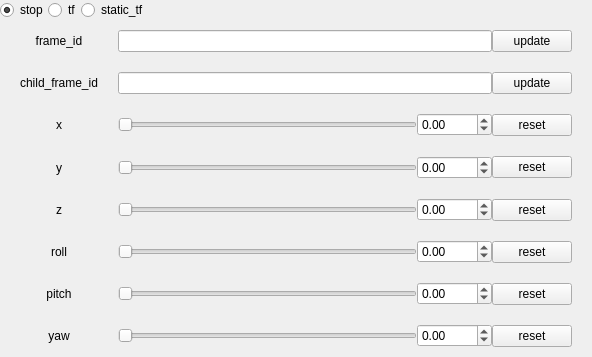
<?xml version="1.0" encoding="UTF-8"?>
<ui version="4.0">
 <class>TFBroadcasterWidget</class>
 <widget class="QWidget" name="TFBroadcasterWidget">
  <property name="geometry">
   <rect>
    <x>0</x>
    <y>0</y>
    <width>592</width>
    <height>357</height>
   </rect>
  </property>
  <property name="sizePolicy">
   <sizepolicy hsizetype="Expanding" vsizetype="Expanding">
    <horstretch>0</horstretch>
    <verstretch>0</verstretch>
   </sizepolicy>
  </property>
  <property name="acceptDrops">
   <bool>true</bool>
  </property>
  <property name="windowTitle">
   <string>TFBroadcaster</string>
  </property>
  <layout class="QVBoxLayout" name="verticalLayout">
   <property name="spacing">
    <number>0</number>
   </property>
   <property name="leftMargin">
    <number>0</number>
   </property>
   <property name="topMargin">
    <number>0</number>
   </property>
   <property name="rightMargin">
    <number>0</number>
   </property>
   <property name="bottomMargin">
    <number>0</number>
   </property>
   <item>
    <layout class="QVBoxLayout" name="verticalLayout_2">
     <item>
      <layout class="QHBoxLayout" name="horizontalLayout_6">
       <item>
        <widget class="QRadioButton" name="qt_stop_radiobtn">
         <property name="text">
          <string>stop</string>
         </property>
         <property name="checked">
          <bool>true</bool>
         </property>
        </widget>
       </item>
       <item>
        <widget class="QRadioButton" name="qt_tf_radiobtn">
         <property name="text">
          <string>tf</string>
         </property>
        </widget>
       </item>
       <item>
        <widget class="QRadioButton" name="qt_static_tf_radiobtn">
         <property name="text">
          <string>static_tf</string>
         </property>
        </widget>
       </item>
       <item>
        <spacer name="horizontalSpacer">
         <property name="orientation">
          <enum>Qt::Horizontal</enum>
         </property>
         <property name="sizeHint" stdset="0">
          <size>
           <width>40</width>
           <height>20</height>
          </size>
         </property>
        </spacer>
       </item>
      </layout>
     </item>
     <item>
      <layout class="QHBoxLayout" name="horizontalLayout">
       <item>
        <spacer name="verticalSpacer_2">
         <property name="orientation">
          <enum>Qt::Vertical</enum>
         </property>
         <property name="sizeHint" stdset="0">
          <size>
           <width>20</width>
           <height>40</height>
          </size>
         </property>
        </spacer>
       </item>
       <item>
        <layout class="QGridLayout" name="gridLayout">
         <item row="4" column="1">
          <spacer name="verticalSpacer_9">
           <property name="orientation">
            <enum>Qt::Vertical</enum>
           </property>
           <property name="sizeHint" stdset="0">
            <size>
             <width>20</width>
             <height>40</height>
            </size>
           </property>
          </spacer>
         </item>
         <item row="8" column="0">
          <widget class="QLabel" name="label_2">
           <property name="text">
            <string>yaw</string>
           </property>
           <property name="alignment">
            <set>Qt::AlignCenter</set>
           </property>
          </widget>
         </item>
         <item row="0" column="0">
          <widget class="QLabel" name="label">
           <property name="text">
            <string>frame_id</string>
           </property>
           <property name="alignment">
            <set>Qt::AlignCenter</set>
           </property>
          </widget>
         </item>
         <item row="6" column="0">
          <widget class="QLabel" name="label_4">
           <property name="text">
            <string>roll</string>
           </property>
           <property name="alignment">
            <set>Qt::AlignCenter</set>
           </property>
          </widget>
         </item>
         <item row="7" column="0">
          <widget class="QLabel" name="label_5">
           <property name="text">
            <string>pitch</string>
           </property>
           <property name="alignment">
            <set>Qt::AlignCenter</set>
           </property>
          </widget>
         </item>
         <item row="8" column="2">
          <layout class="QHBoxLayout" name="horizontalLayout_4">
           <item>
            <widget class="QSlider" name="qt_yaw_slider">
             <property name="singleStep">
              <number>1</number>
             </property>
             <property name="pageStep">
              <number>1</number>
             </property>
             <property name="orientation">
              <enum>Qt::Horizontal</enum>
             </property>
            </widget>
           </item>
           <item>
            <widget class="QDoubleSpinBox" name="qt_yaw_spinbox">
             <property name="minimum">
              <double>-1000.000000000000000</double>
             </property>
             <property name="maximum">
              <double>1000.000000000000000</double>
             </property>
             <property name="singleStep">
              <double>0.100000000000000</double>
             </property>
            </widget>
           </item>
           <item>
            <widget class="QPushButton" name="qt_yaw_btn">
             <property name="text">
              <string>reset</string>
             </property>
            </widget>
           </item>
          </layout>
         </item>
         <item row="6" column="2">
          <layout class="QHBoxLayout" name="horizontalLayout_2">
           <item>
            <widget class="QSlider" name="qt_roll_slider">
             <property name="pageStep">
              <number>1</number>
             </property>
             <property name="orientation">
              <enum>Qt::Horizontal</enum>
             </property>
            </widget>
           </item>
           <item>
            <widget class="QDoubleSpinBox" name="qt_roll_spinbox">
             <property name="minimum">
              <double>-1000.000000000000000</double>
             </property>
             <property name="maximum">
              <double>1000.000000000000000</double>
             </property>
             <property name="singleStep">
              <double>0.100000000000000</double>
             </property>
            </widget>
           </item>
           <item>
            <widget class="QPushButton" name="qt_roll_btn">
             <property name="text">
              <string>reset</string>
             </property>
            </widget>
           </item>
          </layout>
         </item>
         <item row="7" column="2">
          <layout class="QHBoxLayout" name="horizontalLayout_3">
           <item>
            <widget class="QSlider" name="qt_pitch_slider">
             <property name="pageStep">
              <number>1</number>
             </property>
             <property name="orientation">
              <enum>Qt::Horizontal</enum>
             </property>
            </widget>
           </item>
           <item>
            <widget class="QDoubleSpinBox" name="qt_pitch_spinbox">
             <property name="minimum">
              <double>-1000.000000000000000</double>
             </property>
             <property name="maximum">
              <double>1000.000000000000000</double>
             </property>
             <property name="singleStep">
              <double>0.100000000000000</double>
             </property>
            </widget>
           </item>
           <item>
            <widget class="QPushButton" name="qt_pitch_btn">
             <property name="text">
              <string>reset</string>
             </property>
            </widget>
           </item>
          </layout>
         </item>
         <item row="2" column="0">
          <widget class="QLabel" name="label_3">
           <property name="text">
            <string>child_frame_id</string>
           </property>
           <property name="alignment">
            <set>Qt::AlignCenter</set>
           </property>
          </widget>
         </item>
         <item row="2" column="1">
          <spacer name="verticalSpacer_3">
           <property name="orientation">
            <enum>Qt::Vertical</enum>
           </property>
           <property name="sizeHint" stdset="0">
            <size>
             <width>20</width>
             <height>40</height>
            </size>
           </property>
          </spacer>
         </item>
         <item row="0" column="1">
          <spacer name="verticalSpacer_4">
           <property name="orientation">
            <enum>Qt::Vertical</enum>
           </property>
           <property name="sizeHint" stdset="0">
            <size>
             <width>20</width>
             <height>40</height>
            </size>
           </property>
          </spacer>
         </item>
         <item row="6" column="1">
          <spacer name="verticalSpacer_5">
           <property name="orientation">
            <enum>Qt::Vertical</enum>
           </property>
           <property name="sizeHint" stdset="0">
            <size>
             <width>20</width>
             <height>40</height>
            </size>
           </property>
          </spacer>
         </item>
         <item row="7" column="1">
          <spacer name="verticalSpacer_6">
           <property name="orientation">
            <enum>Qt::Vertical</enum>
           </property>
           <property name="sizeHint" stdset="0">
            <size>
             <width>20</width>
             <height>40</height>
            </size>
           </property>
          </spacer>
         </item>
         <item row="8" column="1">
          <spacer name="verticalSpacer_7">
           <property name="orientation">
            <enum>Qt::Vertical</enum>
           </property>
           <property name="sizeHint" stdset="0">
            <size>
             <width>20</width>
             <height>40</height>
            </size>
           </property>
          </spacer>
         </item>
         <item row="0" column="2">
          <layout class="QHBoxLayout" name="horizontalLayout_7">
           <item>
            <widget class="QLineEdit" name="qt_frame_id_lineedit"/>
           </item>
           <item>
            <widget class="QPushButton" name="qt_frame_id_update_btn">
             <property name="text">
              <string>update</string>
             </property>
            </widget>
           </item>
          </layout>
         </item>
         <item row="2" column="2">
          <layout class="QHBoxLayout" name="horizontalLayout_8">
           <item>
            <widget class="QLineEdit" name="qt_child_frame_id_lineedit"/>
           </item>
           <item>
            <widget class="QPushButton" name="qt_child_frame_id_update_btn">
             <property name="text">
              <string>update</string>
             </property>
            </widget>
           </item>
          </layout>
         </item>
         <item row="4" column="2">
          <layout class="QHBoxLayout" name="horizontalLayout_9">
           <item>
            <widget class="QSlider" name="qt_y_slider">
             <property name="orientation">
              <enum>Qt::Horizontal</enum>
             </property>
            </widget>
           </item>
           <item>
            <widget class="QDoubleSpinBox" name="qt_y_spinbox">
             <property name="minimum">
              <double>-1000.000000000000000</double>
             </property>
             <property name="maximum">
              <double>1000.000000000000000</double>
             </property>
             <property name="singleStep">
              <double>0.001000000000000</double>
             </property>
            </widget>
           </item>
           <item>
            <widget class="QPushButton" name="qt_y_btn">
             <property name="text">
              <string>reset</string>
             </property>
            </widget>
           </item>
          </layout>
         </item>
         <item row="5" column="0">
          <widget class="QLabel" name="label_8">
           <property name="text">
            <string>z</string>
           </property>
           <property name="alignment">
            <set>Qt::AlignCenter</set>
           </property>
          </widget>
         </item>
         <item row="3" column="1">
          <spacer name="verticalSpacer_8">
           <property name="orientation">
            <enum>Qt::Vertical</enum>
           </property>
           <property name="sizeHint" stdset="0">
            <size>
             <width>20</width>
             <height>40</height>
            </size>
           </property>
          </spacer>
         </item>
         <item row="3" column="2">
          <layout class="QHBoxLayout" name="horizontalLayout_5">
           <item>
            <widget class="QSlider" name="qt_x_slider">
             <property name="orientation">
              <enum>Qt::Horizontal</enum>
             </property>
            </widget>
           </item>
           <item>
            <widget class="QDoubleSpinBox" name="qt_x_spinbox">
             <property name="minimum">
              <double>-1000.000000000000000</double>
             </property>
             <property name="maximum">
              <double>1000.000000000000000</double>
             </property>
             <property name="singleStep">
              <double>0.001000000000000</double>
             </property>
            </widget>
           </item>
           <item>
            <widget class="QPushButton" name="qt_x_btn">
             <property name="text">
              <string>reset</string>
             </property>
            </widget>
           </item>
          </layout>
         </item>
         <item row="5" column="1">
          <spacer name="verticalSpacer_10">
           <property name="orientation">
            <enum>Qt::Vertical</enum>
           </property>
           <property name="sizeHint" stdset="0">
            <size>
             <width>20</width>
             <height>40</height>
            </size>
           </property>
          </spacer>
         </item>
         <item row="4" column="0">
          <widget class="QLabel" name="label_7">
           <property name="text">
            <string>y</string>
           </property>
           <property name="alignment">
            <set>Qt::AlignCenter</set>
           </property>
          </widget>
         </item>
         <item row="3" column="0">
          <widget class="QLabel" name="label_6">
           <property name="text">
            <string>x</string>
           </property>
           <property name="alignment">
            <set>Qt::AlignCenter</set>
           </property>
          </widget>
         </item>
         <item row="5" column="2">
          <layout class="QHBoxLayout" name="horizontalLayout_10">
           <item>
            <widget class="QSlider" name="qt_z_slider">
             <property name="orientation">
              <enum>Qt::Horizontal</enum>
             </property>
            </widget>
           </item>
           <item>
            <widget class="QDoubleSpinBox" name="qt_z_spinbox">
             <property name="minimum">
              <double>-1000.000000000000000</double>
             </property>
             <property name="maximum">
              <double>1000.000000000000000</double>
             </property>
             <property name="singleStep">
              <double>0.001000000000000</double>
             </property>
            </widget>
           </item>
           <item>
            <widget class="QPushButton" name="qt_z_btn">
             <property name="text">
              <string>reset</string>
             </property>
            </widget>
           </item>
          </layout>
         </item>
        </layout>
       </item>
       <item>
        <spacer name="verticalSpacer">
         <property name="orientation">
          <enum>Qt::Vertical</enum>
         </property>
         <property name="sizeHint" stdset="0">
          <size>
           <width>20</width>
           <height>40</height>
          </size>
         </property>
        </spacer>
       </item>
      </layout>
     </item>
    </layout>
   </item>
  </layout>
 </widget>
 <resources/>
 <connections/>
</ui>
